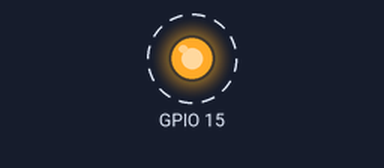
A program run on a simulated Raspberry Pi (BCM pin numbers). On the bench: output pins drawn as LEDs (lit = HIGH). Dashed ring = blinking. What the program prints to the terminal is not drawn.

Above: at 0.5 s.
Timing chart, 0 to 4.6 s (numbered marks = the images above):
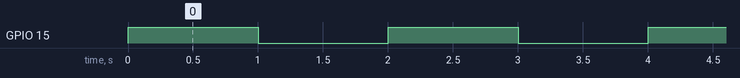

Measured:
- by itself, GPIO 15: alternates HIGH for 1.0 s and LOW for 1.0 s

The program:

led.py
```python
import RPi.GPIO as GPIO
import time


GPIO.setmode(GPIO.BCM)  #Access by BCM number
GPIO.setup(15,GPIO.OUT) #BCM : 15pin (Physical : 10pin)

try:
    while True:
        print("loop")

        GPIO.output(15,GPIO.HIGH)
        time.sleep(1.0)

        GPIO.output(15,GPIO.LOW)
        time.sleep(1.0)

except KeyboardInterrupt:
    GPIO.cleanup()
```
